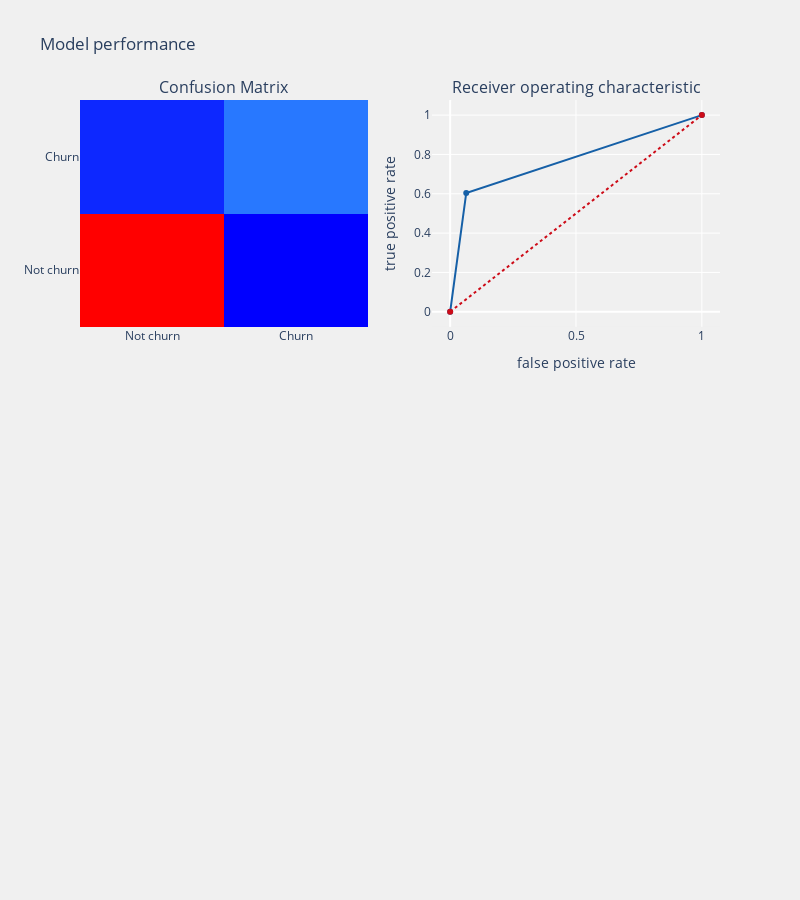

This figure's notebook cell:
### Code cell
from sklearn import tree
clf = tree.DecisionTreeClassifier()
dt_acc_score1 = telecom_churn_prediction(clf,train_X,test_X,train_Y,test_Y,
                         cols,"features",threshold_plot = True)

### Figure 1 — Plotly figure (JSON) as saved in the notebook; plotly's stock layout.template omitted (floating-point values rounded to 4 significant figures)
{"data": [{"colorscale": [[0, "rgb(0,0,255)"], [0.1, "rgb(51,153,255)"], [0.2, "rgb(102,204,255)"], [0.3, "rgb(153,204,255)"], [0.4, "rgb(204,204,255)"], [0.5, "rgb(255,255,255)"], [0.6, "rgb(255,204,255)"], [0.7, "rgb(255,153,255)"], [0.8, "rgb(255,102,204)"], [0.9, "rgb(255,102,102)"], [1, "rgb(255,0,0)"]], "name": "matrix", "showscale": false, "type": "heatmap", "x": ["Not churn", "Churn"], "xaxis": "x", "y": ["Not churn", "Churn"], "yaxis": "y", "z": [[205, 14], [19, 29]]}, {"line": {"color": "rgb(22, 96, 167)", "width": 2}, "name": "Roc : 0.7701198630136985", "type": "scatter", "x": [0, 0.06393, 1], "xaxis": "x2", "y": [0, 0.6042, 1], "yaxis": "y2"}, {"line": {"color": "rgb(205, 12, 24)", "dash": "dot", "width": 2}, "type": "scatter", "x": [0, 1], "xaxis": "x2", "y": [0, 1], "yaxis": "y2"}], "layout": {"annotations": [{"font": {"size": 16}, "showarrow": false, "text": "Confusion Matrix", "x": 0.225, "xanchor": "center", "xref": "paper", "y": 1, "yanchor": "bottom", "yref": "paper"}, {"font": {"size": 16}, "showarrow": false, "text": "Receiver operating characteristic", "x": 0.775, "xanchor": "center", "xref": "paper", "y": 1, "yanchor": "bottom", "yref": "paper"}], "autosize": false, "height": 900, "margin": {"b": 195}, "paper_bgcolor": "rgba(240,240,240, 0.95)", "plot_bgcolor": "rgba(240,240,240, 0.95)", "showlegend": false, "title": {"text": "Model performance"}, "width": 800, "xaxis": {"anchor": "y", "domain": [0, 0.45]}, "xaxis2": {"anchor": "y2", "domain": [0.55, 1], "title": {"text": "false positive rate"}}, "xaxis3": {"anchor": "y3", "domain": [0, 1], "showgrid": true, "tickangle": 90, "tickfont": {"size": 10}}, "yaxis": {"anchor": "x", "domain": [0.625, 1]}, "yaxis2": {"anchor": "x2", "domain": [0.625, 1], "title": {"text": "true positive rate"}}, "yaxis3": {"anchor": "x3", "domain": [0, 0.375]}}}
